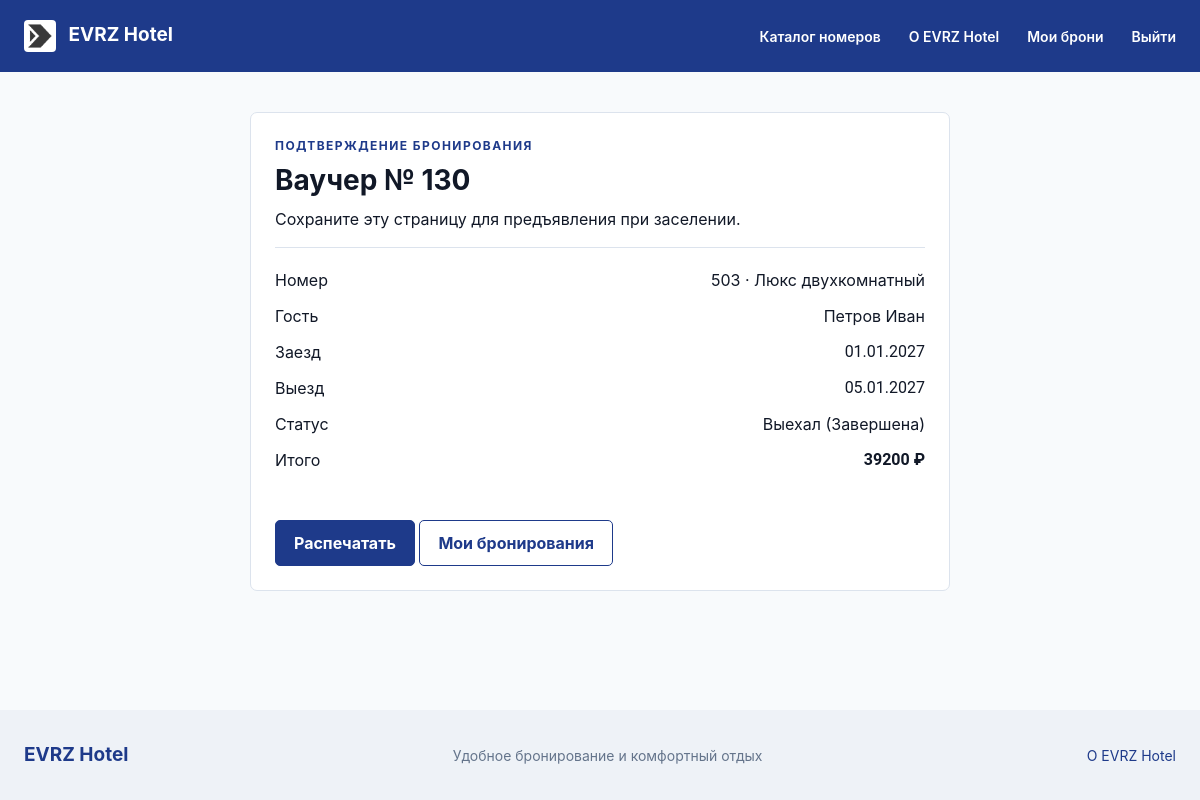
The page /bookings/130/voucher/ (signed in) on the database its author committed.
### hotel/models.py (models this page shows, shortened)
class Booking(models.Model):
    contact_name = models.CharField(max_length=150, blank=True, verbose_name="Имя контактного лица")
    contact_phone = models.CharField(max_length=20, blank=True, verbose_name="Контактный телефон")
    contact_email = models.EmailField(blank=True, verbose_name="Электронная почта")
    STATUS_CHOICES = [
        ("new", "Создана (Ожидает оплаты)"),
        ("confirmed", "Подтверждена"),
        ("checked_in", "Заселен"),
        ("checked_out", "Выехал (Завершена)"),
        ("cancelled", "Отменена"),
    ]
    user = models.ForeignKey(User, on_delete=models.CASCADE, related_name='bookings', verbose_name='Клиент')
    room = models.ForeignKey(Room, on_delete=models.PROTECT, related_name='bookings', verbose_name='Номер')
    check_in_date = models.DateField(verbose_name='Дата заезда')
    check_out_date = models.DateField(verbose_name='Дата выезда')
    nights_count = models.PositiveSmallIntegerField(
        default=1,
        validators=[MinValueValidator(1)],
        verbose_name="Количество ночей"
    )
    total_price = models.DecimalField(
        max_digits=10,
        decimal_places=2,
        validators=[MinValueValidator(0)],
        verbose_name="Итоговая стоимость (руб.)"
    )
    status = models.CharField(max_length=20, choices=STATUS_CHOICES, default='new', verbose_name='Статус бронирования')
    comment = models.TextField(blank=True, verbose_name='Пожелания клиента')
    created_at = models.DateTimeField(auto_now_add=True, verbose_name='Дата и время создания')
    class Meta:
        verbose_name = "Бронирование"
        verbose_name_plural = "Бронирования"
        ordering = ["-created_at"]
        constraints = [
            models.CheckConstraint(
                check=Q(check_out_date__gt=F("check_in_date")),
                name="booking_check_out_after_check_in"
            ),
            models.CheckConstraint(check=Q(nights_count__gte=1), name='booking_nights_min_1'),
        ]

class Room(models.Model):
    room_number = models.CharField(max_length=10, unique=True, verbose_name='Номер комнаты')
    room_type = models.ForeignKey(RoomType, on_delete=models.PROTECT, related_name='rooms', verbose_name='Тип номера')
    floor = models.PositiveSmallIntegerField(
        default=1,
        validators=[MinValueValidator(1), MaxValueValidator(30)],
        verbose_name="Этаж"
    )
    amenities = models.ManyToManyField(
        Amenity,
        through="RoomAmenity",
        related_name="rooms",
        blank=True,
        verbose_name="Удобства в номере"
    )
    image = models.ImageField(upload_to='rooms_photos/', blank=True, null=True, verbose_name='Фотография номера')
    is_active = models.BooleanField(default=True, verbose_name='Доступен для бронирования')
    description = models.TextField(blank=True, verbose_name='Особенности номера')
    class Meta:
        verbose_name = "Номер"
        verbose_name_plural = "Номера"
        ordering = ["floor", "room_number"]
        constraints = [
            models.CheckConstraint(check=Q(floor__gte=1), name='room_floor_min_1'),
        ]

class RoomType(models.Model):
    name = models.CharField(max_length=100, unique=True, verbose_name='Название категории')
    base_price = models.DecimalField(
        max_digits=10,
        decimal_places=2,
        validators=[MinValueValidator(500)],
        verbose_name="Базовая цена за сутки (руб.)"
    )
    max_guests = models.PositiveSmallIntegerField(
        default=2,
        validators=[MinValueValidator(1), MaxValueValidator(10)],
        verbose_name="Максимальная вместимость гостей"
    )
    area = models.DecimalField(
        max_digits=5,
        decimal_places=1,
        validators=[MinValueValidator(8.0)],
        verbose_name="Площадь номера (кв. м)"
    )
    description = models.TextField(blank=True, verbose_name='Описание категории')
    class Meta:
        verbose_name = "Тип номера"
        verbose_name_plural = "Типы номеров"
        ordering = ["base_price", "name"]
        constraints = [
            models.CheckConstraint(check=Q(base_price__gt=0), name='roomtype_base_price_positive'),
            models.CheckConstraint(check=Q(max_guests__gte=1), name='roomtype_max_guests_min_1'),
        ]

### hotel/views.py (the view)
# urls.py: path('bookings/<int:pk>/voucher/', views.voucher, name='voucher'),
@login_required
def voucher(request, pk):
    booking = _get_owned_booking_or_403(request, pk, allow_staff=True)
    context = {'booking': booking}
    return TemplateResponse(request, 'voucher.html', context)

### hotel/views.py (called while the page is built, shortened)
def _get_owned_booking_or_403(request, pk, allow_staff=True):
    booking = get_object_or_404(
        Booking.objects.select_related('room__room_type', 'user').prefetch_related('guests', 'payments'),
        pk=pk,
    )
    is_owner = booking.user_id == request.user.id
    return booking

### hotel/templates/voucher.html (shortened to what this page needs)
{% extends 'base.html' %}
{% block content %}
  <div class="voucher panel">
    <p class="eyebrow">ПОДТВЕРЖДЕНИЕ БРОНИРОВАНИЯ</p>
    <h1>Ваучер № {{ booking.pk }}</h1>
    <p>Сохраните эту страницу для предъявления при заселении.</p>
    <dl>
      <dt>Номер</dt>
      <dd>{{ booking.room.room_number }} · {{ booking.room.room_type.name }}</dd>
      <dt>Гость</dt>
      <dd>{{ booking.contact_name|default:booking.user.username }}</dd>
      <dt>Заезд</dt>
      <dd class="num">{{ booking.check_in_date|date:'d.m.Y' }}</dd>
      <dt>Выезд</dt>
      <dd class="num">{{ booking.check_out_date|date:'d.m.Y' }}</dd>
      <dt>Статус</dt>
      <dd>{{ booking.get_status_display }}</dd>
      <dt>Итого</dt>
      <dd class="num"><strong>{{ booking.total_price|floatformat:0 }} ₽</strong></dd>
    </dl>
    <button type="button" onclick="window.print()">Распечатать</button>
    <a class="button secondary" href="{% url 'my_bookings' %}">Мои бронирования</a>
  </div>
{% endblock %}

### hotel/static/css/styles.css (style rules this page uses)
:root { --color-primary: #1E3A8A; --color-secondary: #3B82F6; --color-accent: #D97706; --color-bg: #F8FAFC; --color-card: #FFFFFF; --color-text: #111827; --color-success: #16A34A; --color-warning: #EAB308; --color-error: #DC2626; --font-main: Inter, Arial, sans-serif; --font-num: Roboto, sans-serif; }
* { box-sizing: border-box; }
html { font-family: var(--font-main); color: var(--color-text); background: var(--color-bg); overflow-x: hidden; }
body { min-height: 100vh; display: flex; flex-direction: column; margin: 0; font-size: 16px; line-height: 1.5; overflow-x: hidden; }
a { color: #1e3a8a; text-decoration: none; }
button, input, select, textarea { font: inherit; }
button, .button { display: inline-flex; align-items: center; justify-content: center; min-height: 44px; padding: 10px 18px; border: 1px solid #1e3a8a; border-radius: 5px; background: #1e3a8a; color: white; font-weight: 700; cursor: pointer; text-align: center; }
.secondary { background: white; color: #1e3a8a; }
h1, h2, h3, p { margin-top: 0; }
h1 { font-size: 28px; line-height: 1.2; margin-bottom: 9px; }
.eyebrow { color: #1e3a8a; font-size: 12px; font-weight: 700; letter-spacing: .12em; margin-bottom: 9px; }
.filter, .panel, .card { background: white; border: 1px solid #dce3ed; border-radius: 7px; }
.panel { padding: 24px; margin-bottom: 20px; }
.voucher { max-width: 700px; margin: 0 auto; }
.voucher dl { display: flex; flex-wrap: wrap; border-top: 1px solid #dce3ed; padding: 20px 0; }
.voucher dt, .voucher dd { width: 50%; margin-bottom: 12px; }
.voucher dd { margin-left: 0; text-align: right; }
.num, .price, .card-bottom strong, .stats-grid .panel strong { font-family: var(--font-num); font-variant-numeric: tabular-nums; }

### rows shown on the page
Booking: pk "130", room.room_number "503", room.room_type.name "Люкс двухкомнатный", contact_name "Петров Иван", check_in_date "01.01.2027", check_out_date "05.01.2027", status "Выехал (Завершена)", total_price "39200"
